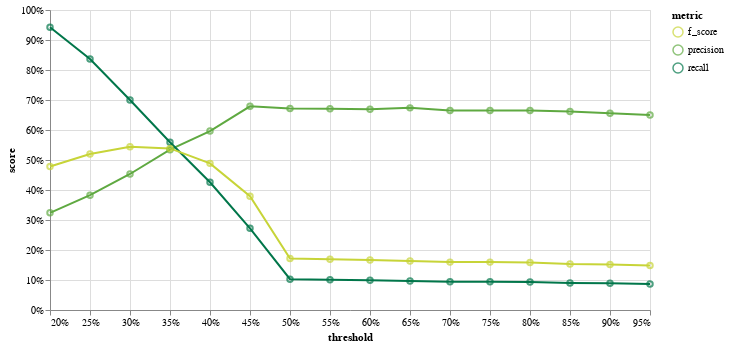

Notebook code for this chart:
### Code cell
plot_thresholds(res)

### Figure 1 — Vega-Lite specification as saved in the notebook (floating-point values rounded to 4 significant figures)
{"config": {"view": {"continuousWidth": 400, "continuousHeight": 300}}, "layer": [{"mark": "line", "encoding": {"color": {"field": "metric", "scale": {"reverse": true, "scheme": "darkgreen"}, "type": "nominal"}, "x": {"axis": {"format": "%"}, "field": "threshold", "scale": {"domain": [0.2, 0.95], "nice": false}, "type": "quantitative"}, "y": {"axis": {"format": "%"}, "field": "score", "type": "quantitative"}}, "height": 300, "width": 600}, {"mark": "point", "encoding": {"color": {"field": "metric", "scale": {"reverse": true, "scheme": "darkgreen"}, "type": "nominal"}, "x": {"axis": {"format": "%"}, "field": "threshold", "scale": {"domain": [0.2, 0.95], "nice": false}, "type": "quantitative"}, "y": {"axis": {"format": "%"}, "field": "score", "type": "quantitative"}}, "height": 300, "width": 600}], "data": {"name": "data-1469663380416dda3accef8d51a31b4e"}, "$schema": "https://vega.github.io/schema/vega-lite/v4.17.0.json", "datasets": {"data-1469663380416dda3accef8d51a31b4e": [{"threshold": 0.2, "metric": "precision", "score": 0.3239}, {"threshold": 0.25, "metric": "precision", "score": 0.3828}, {"threshold": 0.3, "metric": "precision", "score": 0.4533}, {"threshold": 0.35, "metric": "precision", "score": 0.5345}, {"threshold": 0.4, "metric": "precision", "score": 0.5965}, {"threshold": 0.45, "metric": "precision", "score": 0.679}, {"threshold": 0.5, "metric": "precision", "score": 0.6715}, {"threshold": 0.55, "metric": "precision", "score": 0.6709}, {"threshold": 0.6, "metric": "precision", "score": 0.669}, {"threshold": 0.65, "metric": "precision", "score": 0.6738}, {"threshold": 0.7, "metric": "precision", "score": 0.6651}, {"threshold": 0.75, "metric": "precision", "score": 0.6651}, {"threshold": 0.8, "metric": "precision", "score": 0.6651}, {"threshold": 0.85, "metric": "precision", "score": 0.6613}, {"threshold": 0.9, "metric": "precision", "score": 0.6556}, {"threshold": 0.95, "metric": "precision", "score": 0.6498}, {"threshold": 0.2, "metric": "recall", "score": 0.9424}, {"threshold": 0.25, "metric": "recall", "score": 0.8366}, {"threshold": 0.3, "metric": "recall", "score": 0.6999}, {"threshold": 0.35, "metric": "recall", "score": 0.5591}, {"threshold": 0.4, "metric": "recall", "score": 0.4258}, {"threshold": 0.45, "metric": "recall", "score": 0.2724}, {"threshold": 0.5, "metric": "recall", "score": 0.1027}, {"threshold": 0.55, "metric": "recall", "score": 0.1009}, {"threshold": 0.6, "metric": "recall", "score": 0.09938}, {"threshold": 0.65, "metric": "recall", "score": 0.09693}, {"threshold": 0.7, "metric": "recall", "score": 0.0943}, {"threshold": 0.75, "metric": "recall", "score": 0.0943}, {"threshold": 0.8, "metric": "recall", "score": 0.09341}, {"threshold": 0.85, "metric": "recall", "score": 0.08979}, {"threshold": 0.9, "metric": "recall", "score": 0.08883}, {"threshold": 0.95, "metric": "recall", "score": 0.08683}, {"threshold": 0.2, "metric": "f_score", "score": 0.4781}, {"threshold": 0.25, "metric": "f_score", "score": 0.5202}, {"threshold": 0.3, "metric": "f_score", "score": 0.5443}, {"threshold": 0.35, "metric": "f_score", "score": 0.5385}, {"threshold": 0.4, "metric": "f_score", "score": 0.4888}, {"threshold": 0.45, "metric": "f_score", "score": 0.3791}, {"threshold": 0.5, "metric": "f_score", "score": 0.1718}, {"threshold": 0.55, "metric": "f_score", "score": 0.1693}, {"threshold": 0.6, "metric": "f_score", "score": 0.1668}, {"threshold": 0.65, "metric": "f_score", "score": 0.1636}, {"threshold": 0.7, "metric": "f_score", "score": 0.1596}, {"threshold": 0.75, "metric": "f_score", "score": 0.1596}, {"threshold": 0.8, "metric": "f_score", "score": 0.1584}, {"threshold": 0.85, "metric": "f_score", "score": 0.1531}, {"threshold": 0.9, "metric": "f_score", "score": 0.1514}, {"threshold": 0.95, "metric": "f_score", "score": 0.1482}]}}
